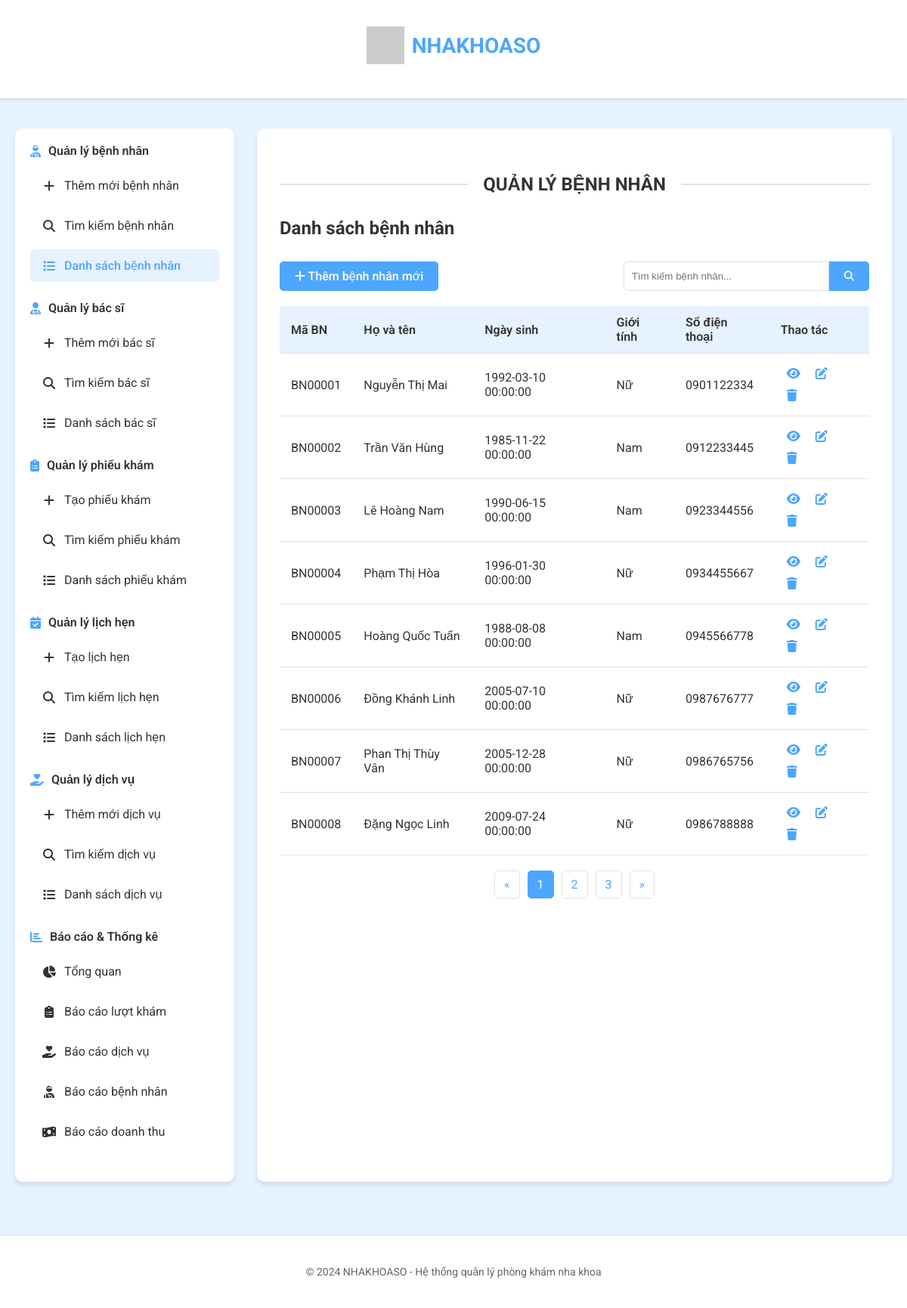
The app's page /benh-nhan, older data.
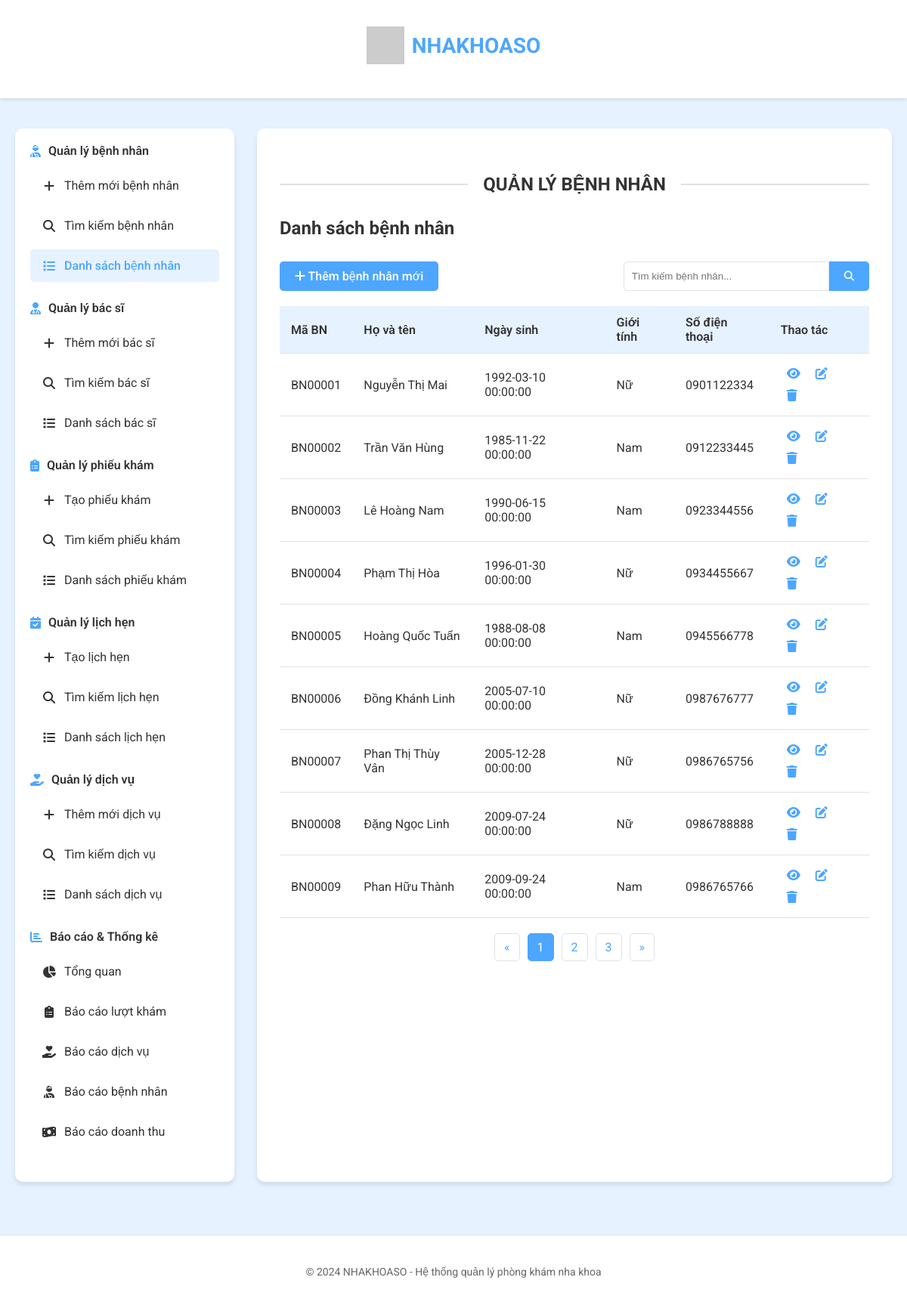
The same page, newer data.
### tables this page shows
CREATE TABLE BENHNHAN (
    MaBN CHAR(7) NOT NULL PRIMARY KEY, -- Mã bệnh nhân
    HoTen VARCHAR(100) NOT NULL, -- Họ tên bệnh nhân
    NgaySinh DATE NULL, -- Ngày sinh
    GioiTinh CHAR(10) NULL, -- Giới tính
    Sdt CHAR(10) NOT NULL -- Số điện thoại
);

### app.py (the view)
@app.route('/benh-nhan')
def benh_nhan_list():
    benh_nhan_list = benh_nhan.get_all_benh_nhan()
    return render_template('benh_nhan.html', benh_nhan_list=benh_nhan_list)

### database/benh_nhan.py (called while the page is built)
def get_all_benh_nhan():
    query = "SELECT * FROM BENHNHAN ORDER BY MaBN"
    return execute_query(query, fetch=True)

### database/db.py (called while the page is built)
def dict_factory(cursor, row):
    d = {}
    for idx, col in enumerate(cursor.description):
        value = row[idx]
        if isinstance(value, str) and len(value) == 10 and value[4] == "-" and value[7] == "-":
            try:
                value = datetime.datetime.strptime(value, "%Y-%m-%d")
            except ValueError:
                pass
        d[col[0]] = value
    return d

def get_connection():
    try:
        if not os.path.exists(DB_PATH):
            raise Exception(f"File cơ sở dữ liệu không tồn tại: {DB_PATH}")
        connection = sqlite3.connect(DB_PATH)
        connection.row_factory = dict_factory
        return connection
    except sqlite3.Error as e:
        error_msg = f"Lỗi khi kết nối đến SQLite: {e}"
        print(error_msg)
        raise Exception(error_msg)
    except Exception as e:
        error_msg = f"Lỗi: {e}"
        print(error_msg)
        raise Exception(error_msg)

### templates/benh_nhan.html (shortened to what this page needs)
{% extends 'layout.html' %}
{% block content %}
<div class="section-title">
    <h2>QUẢN LÝ BỆNH NHÂN</h2>
</div>
<div class="content-header">
    <h2>Danh sách bệnh nhân</h2>
</div>
<div class="module-actions">
    <a href="{{ url_for('them_moi_benh_nhan') }}" class="btn"><i class="fas fa-plus"></i> Thêm bệnh nhân mới</a>
    <div class="search-box">
        <input type="text" placeholder="Tìm kiếm bệnh nhân...">
        <button class="btn"><i class="fas fa-search"></i></button>
    </div>
</div>
<div class="module-content">
    <table class="data-table"><thead><tr><th>Mã BN</th><th>Họ và tên</th><th>Ngày sinh</th><th>Giới tính</th><th>Số điện thoại</th><th>Thao tác</th></tr></thead><tbody>
            {% if benh_nhan_list %}
                {% for bn in benh_nhan_list %}<tr id="benh-nhan-{{ bn.MaBN }}"><td>{{ bn.MaBN }}</td><td>{{ bn.HoTen }}</td><td>{{ bn.NgaySinh }}</td><td>{{ bn.GioiTinh }}</td><td>{{ bn.Sdt }}</td><td>
                        <a
                            href="{{ url_for('chi_tiet_benh_nhan', ma_bn=bn.MaBN) }}"
                            class="action-btn view-btn"
                            title="Xem chi tiết">
                            <i class="fas fa-eye"></i>
                        </a>
                        <a
                            href="{{ url_for('chinh_sua_benh_nhan', ma_bn=bn.MaBN) }}"
                            class="action-btn edit-btn"
                            title="Chỉnh sửa">
                            <i class="fas fa-edit"></i>
                        </a>
                        <a
                            href="#"
                            class="action-btn delete-btn"
                            title="Xóa"
                            onclick="deletePatient('{{ bn.MaBN }}')">
                            <i class="fas fa-trash"></i>
                        </a></td></tr>
                {% endfor %}
            {% endif %}</tbody>
    </table>
</div>
<div class="pagination">
    <a href="#" class="page-link">&laquo;</a>
    <a href="#" class="page-link active">1</a>
    <a href="#" class="page-link">2</a>
    <a href="#" class="page-link">3</a>
    <a href="#" class="page-link">&raquo;</a>
</div>
{% endblock %}

Row changes from the older to the newer data that the page shows:
added BENHNHAN: MaBN "BN00009", HoTen "Phan Hữu Thành", NgaySinh "2009-09-24 00:00:00", GioiTinh "Nam", Sdt "0986765766"
